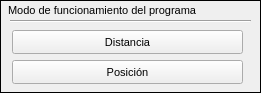
         <widget class="QFrame" name="frame_2">
          <property name="sizePolicy">
           <sizepolicy hsizetype="Preferred" vsizetype="MinimumExpanding">
            <horstretch>0</horstretch>
            <verstretch>0</verstretch>
           </sizepolicy>
          </property>
          <property name="minimumSize">
           <size>
            <width>261</width>
            <height>91</height>
           </size>
          </property>
          <property name="maximumSize">
           <size>
            <width>16777215</width>
            <height>100</height>
           </size>
          </property>
          <property name="frameShape">
           <enum>QFrame::Box</enum>
          </property>
          <property name="frameShadow">
           <enum>QFrame::Plain</enum>
          </property>
          <property name="lineWidth">
           <number>1</number>
          </property>
          <widget class="QLabel" name="label_7">
           <property name="geometry">
            <rect>
             <x>8</x>
             <y>0</y>
             <width>241</width>
             <height>20</height>
            </rect>
           </property>
           <property name="font">
            <font>
             <pointsize>8</pointsize>
            </font>
           </property>
           <property name="text">
            <string>Modo de funcionamiento del programa</string>
           </property>
          </widget>
          <widget class="QPushButton" name="pushButton_distancemode">
           <property name="geometry">
            <rect>
             <x>12</x>
             <y>30</y>
             <width>231</width>
             <height>24</height>
            </rect>
           </property>
           <property name="font">
            <font>
             <pointsize>8</pointsize>
            </font>
           </property>
           <property name="text">
            <string>Distancia</string>
           </property>
          </widget>
          <widget class="QPushButton" name="pushButton_positionmode">
           <property name="geometry">
            <rect>
             <x>12</x>
             <y>60</y>
             <width>231</width>
             <height>24</height>
            </rect>
           </property>
           <property name="font">
            <font>
             <pointsize>8</pointsize>
            </font>
           </property>
           <property name="text">
            <string>Posición</string>
           </property>
          </widget>
          <widget class="Line" name="line_3">
           <property name="geometry">
            <rect>
             <x>10</x>
             <y>13</y>
             <width>241</width>
             <height>16</height>
            </rect>
           </property>
           <property name="orientation">
            <enum>Qt::Horizontal</enum>
           </property>
          </widget>
         </widget>
